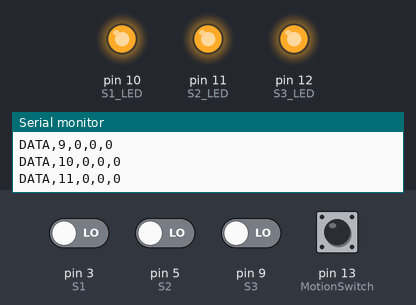
A sketch run on a simulated Arduino Uno, built with avr-gcc and run on an emulated ATmega328P. On the bench: output pins drawn as LEDs (lit = HIGH), the last lines printed to the serial monitor. The test bench sets the inputs (shaded band); at power-on: pin 3 (S1), pin 5 (S2), pin 9 (S3), pin 13 (MotionSwitch) LOW.

Above: at 1.2 s.
1.3 s: pin 3 (S1) driven HIGH
At 1.9 s:
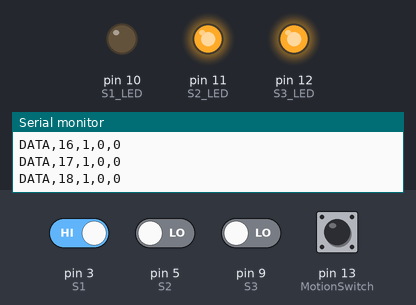
2.8 s: pin 5 (S2) driven HIGH
At 3.2 s:
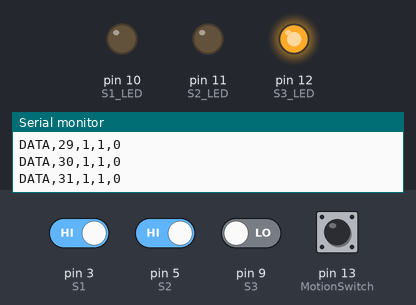
4.3 s: pin 9 (S3) driven HIGH
At 4.6 s:
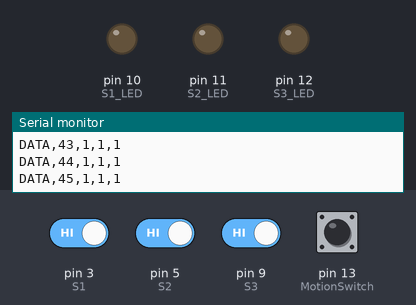
5.8 s: pin 3 (S1) driven LOW
At 7.0 s:
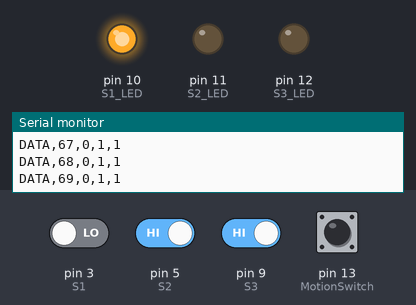
7.3 s: pin 5 (S2) driven LOW
At 8.5 s:
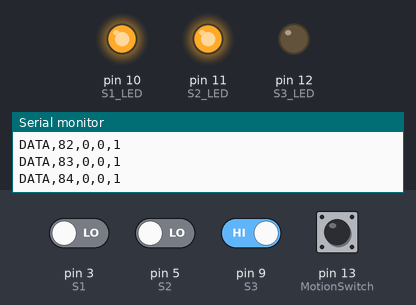
8.8 s: pin 3 (S1) driven HIGH
At 9.9 s:
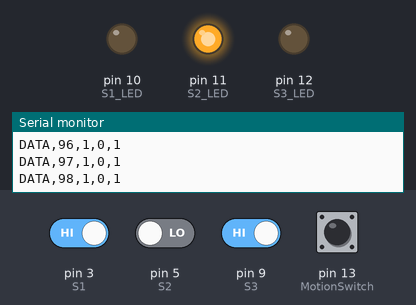
Timing chart, 0 to 11.3 s (numbered marks = the images above; inputs shaded):
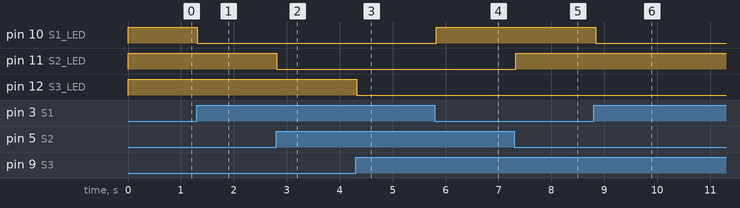

Measured:
- after the input at 1.3 s, pin 10 (S1_LED): HIGH → LOW at once
- after the input at 2.8 s, pin 11 (S2_LED): HIGH → LOW at once
- after the input at 4.3 s, pin 12 (S3_LED): HIGH → LOW at once
- after the input at 5.8 s, pin 10 (S1_LED): LOW → HIGH at once
- after the input at 7.3 s, pin 11 (S2_LED): LOW → HIGH at once
- after the input at 8.8 s, pin 10 (S1_LED): HIGH → LOW at once

The sketch:

multiple_motion_display_excel.ino
```cpp
// 센서 3개 연결
// 디지털 신호 받음
// 각각의 센서에서 모션 감지 시 LED  출력


/* 센서가 모션 감지됐을 때 0 출력하면 0, 1 출력하면 1 */
/* 모션 감지 시
 * 0 출력하는 센서: D80NK
 * 1 출력하는 센서: RCWL-0516, PIR
 */
//const int motion = 0;
//const int motion = 1;
int motion = 1;

/* 스위치, 연결되면 motion = 0, 연결 안 되면 motion = 1 */
/* 스위치 안 쓸 거면 주석처리 */
const int MotionSwitch = 13;


/* 측정 딜레이 설정 */
const float d = 100;

// 센서 01
const int S1 = 3;
const int S1_LED = 10;
int S1_Motion = 0;

// 센서 02
const int S2 = 5;
const int S2_LED = 11;
int S2_Motion = 0;

// 센서 03
const int S3 = 9;
const int S3_LED = 12;
int S3_Motion = 0;

// cnt
int i = 0;

void setup() {
  Serial.begin(9600);

  pinMode(S1, INPUT);
  pinMode(S2, INPUT);
  pinMode(S3, INPUT);

  pinMode(S1_LED, OUTPUT);
  pinMode(S2_LED, OUTPUT);
  pinMode(S3_LED, OUTPUT);

  pinMode(MotionSwitch, INPUT_PULLUP);

  if (digitalRead(MotionSwitch) == HIGH) {
    motion = 1;
  } else {
    motion = 0;
  }

  Serial.println("CLEARDATA");  // 데이터 리셋
  Serial.println("LABEL, No., Sensor1, Sensor2, Sensor3");  // 엑셀 첫 행 데이터 이름 설정
}


void loop() {
  S1_Motion = digitalRead(S1);
  S2_Motion = digitalRead(S2);
  S3_Motion = digitalRead(S3);

  if (S1_Motion == motion) {
    digitalWrite(S1_LED, HIGH); }
  else {
    digitalWrite(S1_LED, LOW); }

  if (S2_Motion == motion) {
    digitalWrite(S2_LED, HIGH); }
  else {
    digitalWrite(S2_LED, LOW); }

  if (S3_Motion == motion) {
    digitalWrite(S3_LED, HIGH); }
  else {
    digitalWrite(S3_LED, LOW); }

  // 출력
  Serial.print("DATA,");      // 데이터 행에 데이터를 받음
  Serial.print(i++);          // No. 데이터 출력
  Serial.print(",");          // 구분자: ','
  Serial.print(S1_Motion);  // S1
  Serial.print(",");
  Serial.print(S2_Motion);  // S2
  Serial.print(",");
  Serial.println(S3_Motion);  // S3

  delay(d);
}
```
